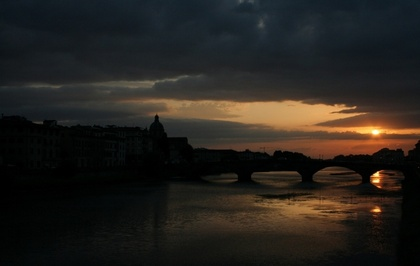
%> input picture low-light image enhancement/LHE/30.jpg, 420 x 266 px, shrunk from 960 x 608 before the run
$ octave --eval "HistogramPicG;"   (GNU Octave 9; MATLAB toolbox functions it lacks are replaced by stand-ins)
%> lines starting %> are read from the running program, lines starting %| are printed output that depends on the picture
function HistogramPicG
pic=imread('30.jpg');
%> pic is the input picture: size 266x420x3 uint8; mean R, G, B 37.5, 33.8, 29.1
%pic=rgb2gray(pic);

FreqNum=zeros(size(pic,3),256);
for i=1:size(pic,3)
    for j=0:255
        FreqNum(i,j+1)=sum(sum(pic(:,:,2)==j));
    end
end
%> after the loop, FreqNum = 256 columns, first 8: [1911 2858 3234 4086 3573 2757 2057 1724; 1911 2858 3234 4086 3573 2757 2057 1724; 1911 2858 3234 4086 3573 2757 2057 1724]

ax=gca;
hold(ax,'on')

if size(FreqNum,1)==3
%     rBar=bar(0:255,FreqNum(1,:));
    gBar=bar(0:255,FreqNum(2,:));
%     bBar=bar(0:255,FreqNum(3,:));
%     rBar.FaceColor=[0.6350 0.0780 0.1840];
    gBar.FaceColor=[0.2400 0.5300 0.0900];
%     bBar.FaceColor=[0      0.4470 0.7410];
%     rBar.FaceAlpha=0.5;
    gBar.FaceAlpha=0.5;
% [5 lines of commented-out code are left out]
    grange=find(FreqNum(2,:)~=0);
%> grange = 244 values from 1 to 256
    grange=[num2str(grange(1)-1),' , ',num2str(grange(end)-1)];
%> grange = '0 , 255'
%> `HistogramPicG;`:
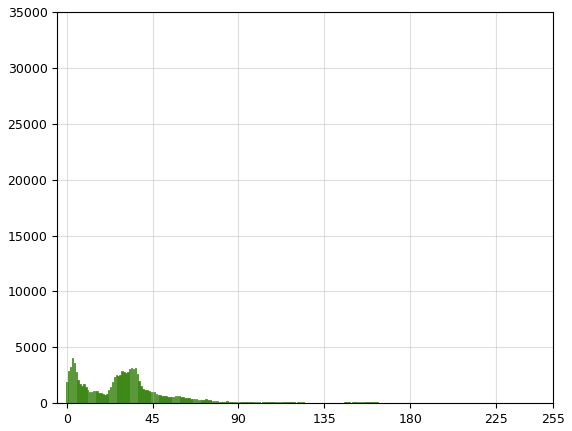
%> figure redrawn from the program's plot data; tallest bar 4086 high, from x = 2.6 to 3.4
%     brange=find(FreqNum(3,:)~=0);
%     brange=[num2str(brange(1)-1),' , ',num2str(brange(end)-1)];
%     legend({['R: range[',rrange,']'],...
%             ['G: range[',grange,']'],...
%             ['B: range[',brange,']']},...
%              'Location','northwest','Color',[0.9412    0.9412    0.9412],...
%              'FontName','Cambria','LineWidth',0.8,'FontSize',11);
else
    kBar=bar(0:255,FreqNum(1,:));
    kBar.FaceColor=[0.50 0.50 0.50];
    kBar.FaceAlpha=0.5;
    ax.XLabel.String='Gray scale';
    krange=find(FreqNum(1,:)~=0);
    krange=[num2str(krange(1)-1),' , ',num2str(krange(end)-1)];
%     legend(['Gray: range[',krange,']'],...
%            'Location','northwest','Color',[0.9412    0.9412    0.9412],...
%            'FontName','Cambria','LineWidth',0.8,'FontSize',11);
end
box on
grid on
ax.LineWidth = 1;
ax.GridLineStyle='--';
ax.XLim=[-5 255];
ax.XTick=[0:45:255,255];


ax.XLabel.FontSize=13;
ax.XLabel.FontName='Cambria';

% ax.YLabel.String='Frequency number';
ax.YLabel.FontSize=13;
ax.YLabel.FontName='Cambria';

ylim([0 3.5*10^4]);
axis normal;
end

$ run again, with low-light image enhancement/LHE/car.jpg copied over low-light image enhancement/LHE/30.jpg
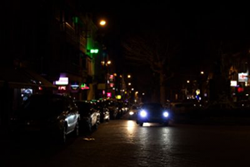
%> input picture low-light image enhancement/LHE/car.jpg, 250 x 167 px
%> in HistogramPicG, pic is the input picture: size 167x250x3 uint8; mean R, G, B 17.9, 12.5, 10.7
%> after the loop in HistogramPicG, `for i=1:size(pic,3)`: FreqNum = 256 columns, first 8: [10332 8180 3885 1991 2298 1472 1221 945; 10332 8180 3885 1991 2298 1472 1221 945; 10332 8180 3885 1991 2298 1472 1221 945]
%> in HistogramPicG, `grange=find(FreqNum(2,:)~=0);`: grange = 253 values from 1 to 256
%> in HistogramPicG, `grange=[num2str(grange(1)-1),' , ',num2str(grange(end)-1)];`: grange = '0 , 255'
%> `HistogramPicG;`:
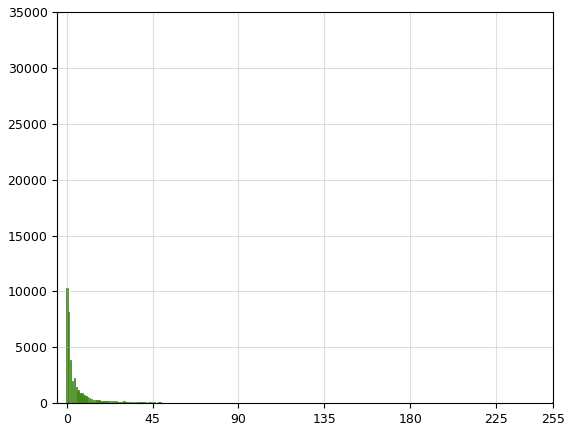
%> figure redrawn from the program's plot data; tallest bar 10332 high, from x = -0.4 to 0.4

$ run again, with low-light image enhancement/LHE/tree.jpg copied over low-light image enhancement/LHE/30.jpg
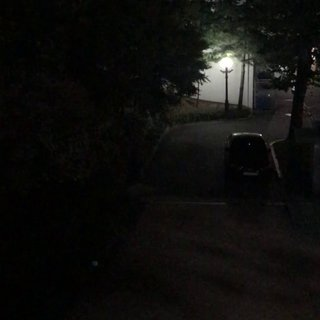
%> input picture low-light image enhancement/LHE/tree.jpg, 320 x 320 px
%> in HistogramPicG, pic is the input picture: size 320x320x3 uint8; mean R, G, B 15.2, 14.9, 12.9
%> after the loop in HistogramPicG, `for i=1:size(pic,3)`: FreqNum = 256 columns, first 8: [704 2847 7177 8663 8559 7499 5786 4915; 704 2847 7177 8663 8559 7499 5786 4915; 704 2847 7177 8663 8559 7499 5786 4915]
%> in HistogramPicG, `grange=find(FreqNum(2,:)~=0);`: grange = 254 values from 1 to 256
%> in HistogramPicG, `grange=[num2str(grange(1)-1),' , ',num2str(grange(end)-1)];`: grange = '0 , 255'
%> `HistogramPicG;`:
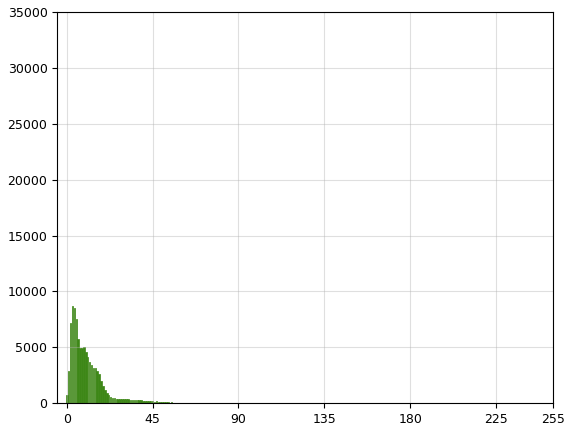
%> figure redrawn from the program's plot data; tallest bar 8663 high, from x = 2.6 to 3.4
